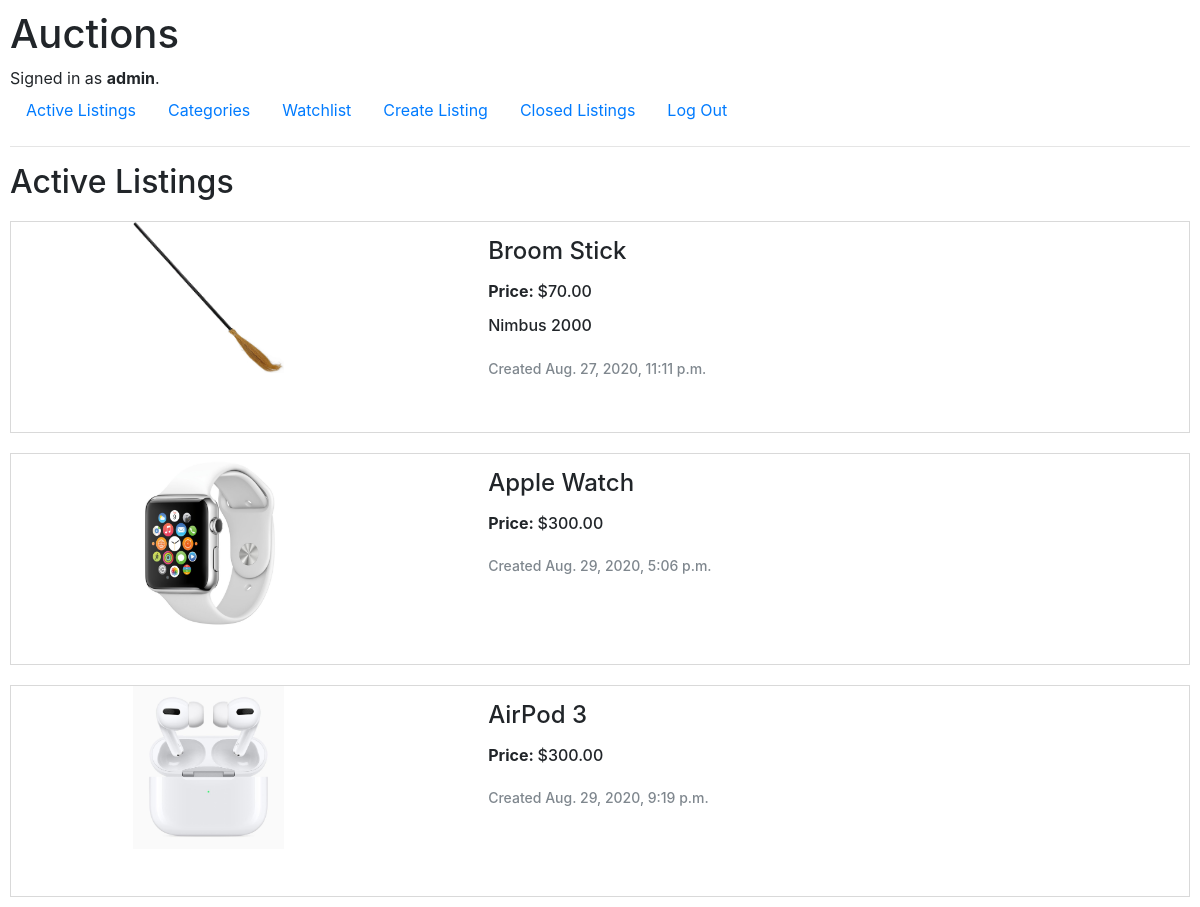
The page / (signed in) on the database its author committed.
### auctions/models.py (models this page shows)
class User(AbstractUser):
    pass

class Auction_list(models.Model):
    user_id = models.ForeignKey(User, on_delete = models.CASCADE)
    auction_list = models.CharField(max_length=64, default='')
    starting_bid = models.IntegerField(default=0)
    description = models.CharField(max_length=64, default='')
    category = models.CharField(max_length=64, default='')
    list_name = models.CharField(max_length=64, default='')
    url = models.CharField(null=True, blank=True, max_length=1000)
    timestamp = models.DateTimeField(auto_now_add=True,null=True, blank=True)

### auctions/views.py (the view, shortened to what this page needs)
# urls.py: path("", views.index, name="index"),
def index(request):
    if request.method == "GET":
        auction = Auction_list.objects.all()
        return render(request, "auctions/index.html",{
            "datas": auction,
            "lenOfWat": findLenOfWat(request.user)
        })

### auctions/views.py (called while the page is built)
def findLenOfWat(user_id):
    lenOfwat = 0
    try:
        watchlist = Watchlist.objects.filter(user_id = user_id)
        lenOfwat = watchlist.count()
    except Exception as error:
        pass
    return lenOfwat

### auctions/templates/auctions/index.html (shortened to what this page needs)
{% extends "auctions/layout.html" %}
{% block watchlist %}
<li class="nav-item" >
    <a class="nav-link" href="{% url 'watchlist' %}" >
        <div style="float:left">Watchlist</div>
    </a>
</li>
{% endblock %}
{% block body %}
    <h2>Active Listings</h2>
    {% if user.is_authenticated %}
    {% for data in datas%}
    <div style ="padding: 0px 30px 210px 30px; border: 1px solid #d9d9d9; margin-top:20px;">
        <div style="width: 30%; height:210px; float:left">
            <div id="container" class="center">
                {% if data.url%}
                <a href="listing/{{data.list_name}}"><img src="/media/auctions/{{data.url}}" alt=""></a>
                {% else %}
                <a href="listing/{{data.list_name}}"><img src="/media/auctions/white.png" alt="" ></a>
                {% endif %}
            </div>
        </div>
         <div style="width: 60%; height:190px; float:right; padding-top:15px;">
            <div>
                <div>
                    <h4>{{data.auction_list}}</h4>
                </div>
                <div style="padding-top:5px;">
                    <h6 style ="display:inline; font-weight:bold;">Price: </h6>
                    <h6 style ="display:inline;">${{data.starting_bid|stringformat:".2f"}}</h6>
                </div>
                {% if data.description%}
                    <div style ="padding-top:10px;">
                        <p style="font-weight:500;">{{data.description}}</p>
                    </div>
                    <div style ="padding-top:5px; color: #7F878E; font-size:14px; font-weight:500;">
                        <p> Created {{data.timestamp}}</p>
                     </div>
                {% else %}
                    <div style ="padding-top:20px; color: #7F878E; font-size:14px; font-weight:500;">
                        <p> Created {{data.timestamp}}</p>
                    </div>
                {% endif %}
            </div>
         </div>
    </div>
    {% endfor %}
    {% endif %}
{% endblock %}

### auctions/templates/auctions/layout.html (shortened to what this page needs)
{% load static %}
<!DOCTYPE html>
<html lang="en">
    <head>
        <link rel="stylesheet" href="https://stackpath.bootstrapcdn.com/bootstrap/4.4.1/css/bootstrap.min.css">
        <link href="{% static 'auctions/styles.css' %}" rel="stylesheet">
    </head>
    <body>
        <h1>Auctions</h1>
        <div>
            {% if user.is_authenticated %}
                Signed in as <strong>{{ user.username }}</strong>.
            {% else %}
                Not signed in.
            {% endif %}
        </div>
        <ul class="nav">
            <li class="nav-item">
                <a class="nav-link" href="{% url 'index' %}">Active Listings</a>
            </li>
            {% if user.is_authenticated %}
                <li class="nav-item">
                    <a class="nav-link" href="{% url 'category' %}">Categories</a>
                </li>
               {% block watchlist %}
                {% endblock %}
                <li class="nav-item">
                    <a class="nav-link" href="{% url 'createList' %}">Create Listing</a>
                </li>
                <li class="nav-item">
                    <a class="nav-link" href="{% url 'closed_listing' %}">Closed Listings</a>
                </li>
                <li class="nav-item">
                    <a class="nav-link" href="{% url 'logout' %}">Log Out</a>
                </li>
            {% endif %}
        </ul>
        <hr>
        {% block body %}
        {% endblock %}
    </body>
</html>

### auctions/static/auctions/styles.css (style rules this page uses)
body { padding: 10px; }

### auctions/templates/auctions/index.html (style rules this page uses)
#container { width: 45%; height:auto; }
img { max-width:100%; max-height:auto; }
.center { display: block; margin-left: auto; margin-right: auto; }

### rows shown on the page
User: username "admin"
Auction_list: url (picture), auction_list "Broom Stick", starting_bid "70.00", description "Nimbus 2000", timestamp "Aug. 27, 2020, 11:11 p.m."
Auction_list: url (picture), auction_list "Apple Watch", starting_bid "300.00", timestamp "Aug. 29, 2020, 5:06 p.m."
Auction_list: url (picture), auction_list "AirPod 3", starting_bid "300.00", timestamp "Aug. 29, 2020, 9:19 p.m."
